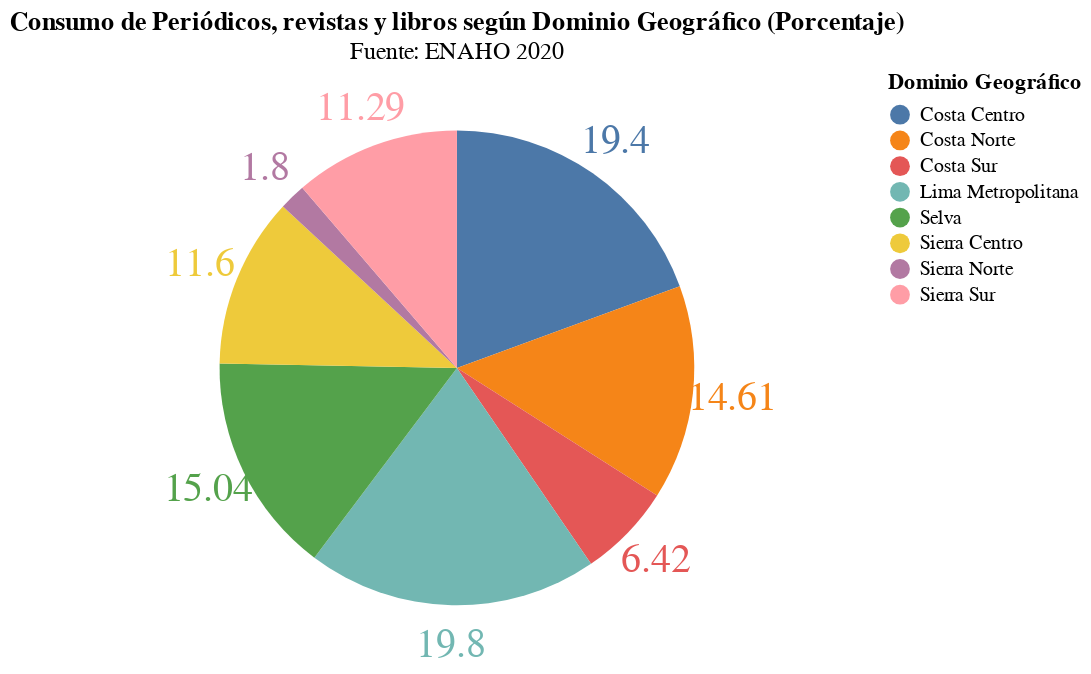

Source (notebook cell):
### Code cell
pie2

### Figure 1 — Vega-Lite specification as saved in the notebook (floating-point values rounded to 4 significant figures)
{"config": {"view": {"continuousWidth": 400, "continuousHeight": 300}}, "layer": [{"mark": {"type": "arc", "outerRadius": 120}, "encoding": {"color": {"field": "Dominio Geográfico", "type": "nominal"}, "theta": {"field": "Porcentaje", "stack": true, "type": "quantitative"}}, "title": {"text": ["Consumo de Periódicos, revistas y libros según Dominio Geográfico (Porcentaje)"], "subtitle": ["Fuente: ENAHO 2020"], "color": "Black", "subtitleColor": "Black"}}, {"mark": {"type": "text", "radius": 140, "size": 20}, "encoding": {"color": {"field": "Dominio Geográfico", "type": "nominal"}, "text": {"field": "Porcentaje", "type": "nominal"}, "theta": {"field": "Porcentaje", "stack": true, "type": "quantitative"}}, "title": {"text": ["Consumo de Periódicos, revistas y libros según Dominio Geográfico (Porcentaje)"], "subtitle": ["Fuente: ENAHO 2020"], "color": "Black", "subtitleColor": "Black"}}], "data": {"name": "data-7896217a2a798b5d93919824df9e322c"}, "$schema": "https://vega.github.io/schema/vega-lite/v4.17.0.json", "datasets": {"data-7896217a2a798b5d93919824df9e322c": [{"Dominio Geográfico": "Costa Centro", "Cantidad": 1218, "Porcent": 19.44, "Porcentaje": 19.4}, {"Dominio Geográfico": "Costa Norte", "Cantidad": 915, "Porcent": 14.61, "Porcentaje": 14.61}, {"Dominio Geográfico": "Costa Sur", "Cantidad": 402, "Porcent": 6.418, "Porcentaje": 6.42}, {"Dominio Geográfico": "Lima Metropolitana", "Cantidad": 1240, "Porcent": 19.8, "Porcentaje": 19.8}, {"Dominio Geográfico": "Selva", "Cantidad": 942, "Porcent": 15.04, "Porcentaje": 15.04}, {"Dominio Geográfico": "Sierra Centro", "Cantidad": 727, "Porcent": 11.61, "Porcentaje": 11.6}, {"Dominio Geográfico": "Sierra Norte", "Cantidad": 113, "Porcent": 1.804, "Porcentaje": 1.8}, {"Dominio Geográfico": "Sierra Sur", "Cantidad": 707, "Porcent": 11.29, "Porcentaje": 11.29}]}}
